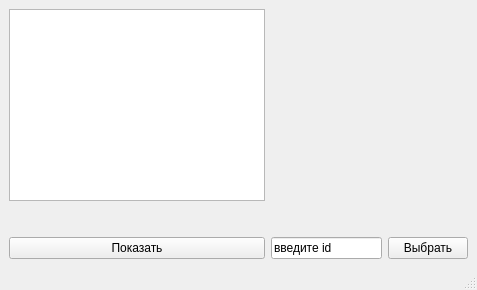
<?xml version="1.0" encoding="UTF-8"?>
<ui version="4.0">
 <class>MainWindow</class>
 <widget class="QMainWindow" name="MainWindow">
  <property name="geometry">
   <rect>
    <x>0</x>
    <y>0</y>
    <width>477</width>
    <height>290</height>
   </rect>
  </property>
  <property name="windowTitle">
   <string>MainWindow</string>
  </property>
  <widget class="QWidget" name="centralwidget">
   <layout class="QGridLayout" name="gridLayout_2">
    <item row="0" column="0">
     <layout class="QGridLayout" name="gridLayout">
      <property name="sizeConstraint">
       <enum>QLayout::SetDefaultConstraint</enum>
      </property>
      <item row="1" column="0">
       <widget class="QTableWidget" name="table"/>
      </item>
      <item row="3" column="0">
       <widget class="QPushButton" name="button_1">
        <property name="text">
         <string>Показать</string>
        </property>
       </widget>
      </item>
      <item row="1" column="2">
       <widget class="QLabel" name="label">
        <property name="minimumSize">
         <size>
          <width>0</width>
          <height>0</height>
         </size>
        </property>
        <property name="maximumSize">
         <size>
          <width>500</width>
          <height>500</height>
         </size>
        </property>
        <property name="text">
         <string/>
        </property>
       </widget>
      </item>
      <item row="1" column="1">
       <spacer name="horizontalSpacer">
        <property name="orientation">
         <enum>Qt::Horizontal</enum>
        </property>
        <property name="sizeHint" stdset="0">
         <size>
          <width>0</width>
          <height>0</height>
         </size>
        </property>
       </spacer>
      </item>
      <item row="2" column="0">
       <spacer name="verticalSpacer">
        <property name="orientation">
         <enum>Qt::Vertical</enum>
        </property>
        <property name="sizeHint" stdset="0">
         <size>
          <width>0</width>
          <height>0</height>
         </size>
        </property>
       </spacer>
      </item>
      <item row="3" column="2">
       <widget class="QPushButton" name="button_2">
        <property name="text">
         <string>Выбрать</string>
        </property>
       </widget>
      </item>
      <item row="2" column="2">
       <spacer name="verticalSpacer_2">
        <property name="orientation">
         <enum>Qt::Vertical</enum>
        </property>
        <property name="sizeHint" stdset="0">
         <size>
          <width>0</width>
          <height>0</height>
         </size>
        </property>
       </spacer>
      </item>
      <item row="2" column="1">
       <spacer name="horizontalSpacer_2">
        <property name="orientation">
         <enum>Qt::Horizontal</enum>
        </property>
        <property name="sizeHint" stdset="0">
         <size>
          <width>0</width>
          <height>0</height>
         </size>
        </property>
       </spacer>
      </item>
      <item row="3" column="1">
       <widget class="QLineEdit" name="id">
        <property name="text">
         <string>введите id</string>
        </property>
       </widget>
      </item>
     </layout>
    </item>
   </layout>
  </widget>
  <widget class="QMenuBar" name="menubar">
   <property name="geometry">
    <rect>
     <x>0</x>
     <y>0</y>
     <width>477</width>
     <height>26</height>
    </rect>
   </property>
  </widget>
  <widget class="QStatusBar" name="statusbar"/>
 </widget>
 <resources/>
 <connections/>
</ui>
